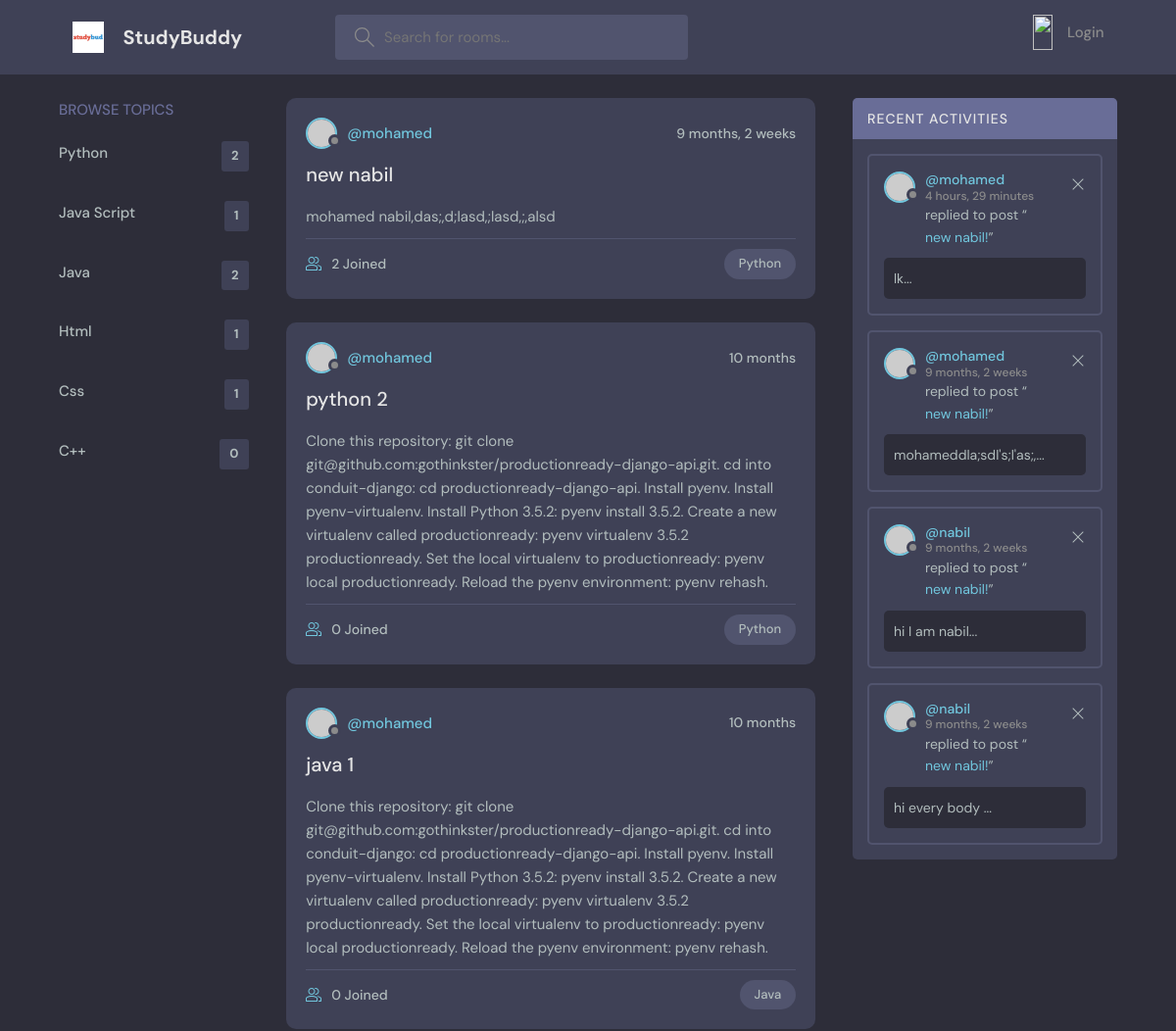
Before: /user-profile/1/ (upper part) with the older database file.
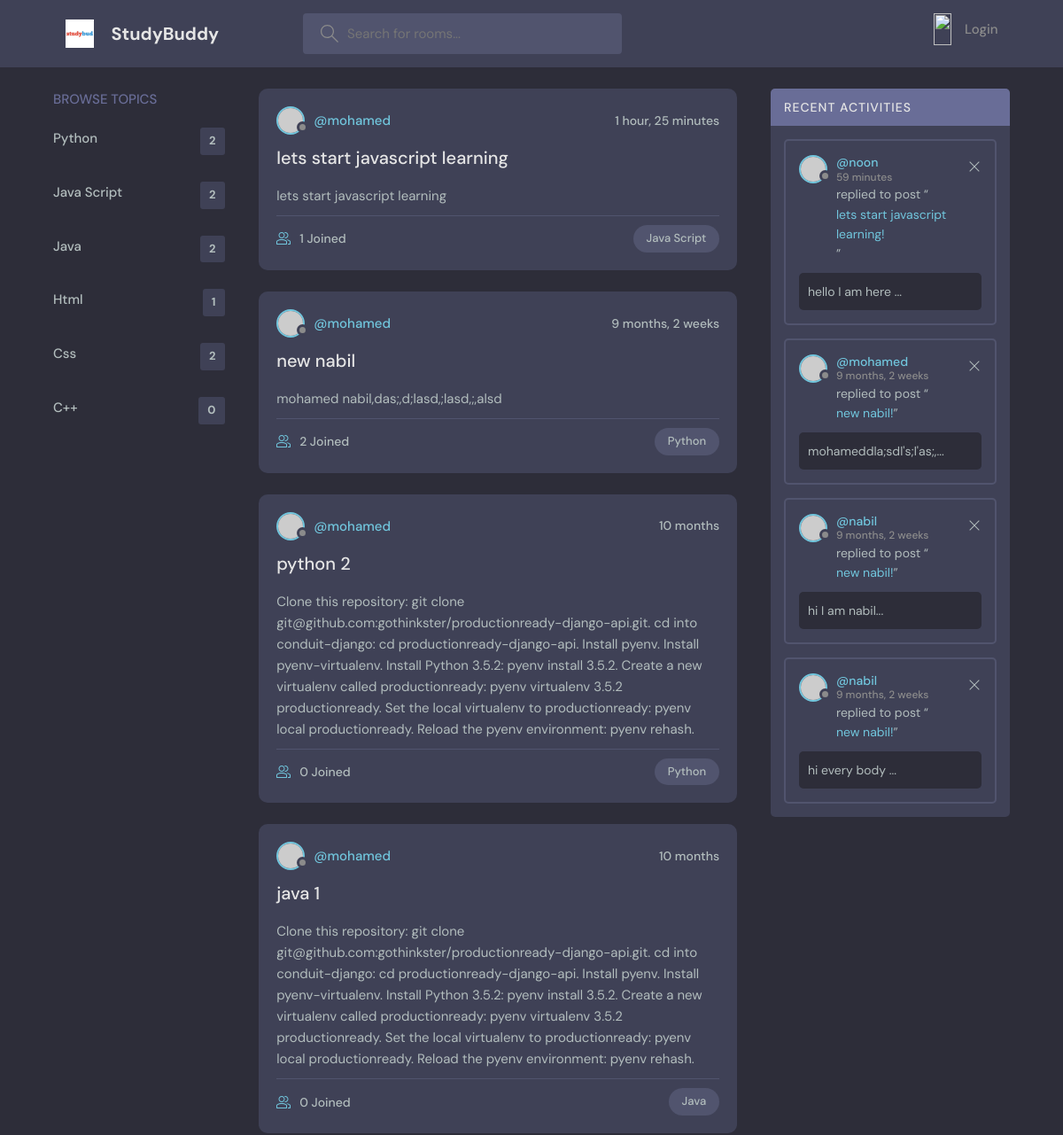
After: the same page with the newer database file.
### base/models.py (models this page shows)
class Topic(models.Model):
    name = models.CharField(max_length=100)
    def __str__(self):
        return self.name

class Room(models.Model):
    topic = models.ForeignKey(Topic, on_delete=models.SET_NULL, null=True)
    host = models.ForeignKey(User, on_delete=models.SET_NULL, null=True, )
    name = models.CharField(max_length=200)
    description = models.TextField()
    participants = models.ManyToManyField(User, related_name="participants", blank=True)
    updated = models.DateTimeField(auto_now_add=True)
    created = models.DateTimeField(auto_now=True)
    def __str__(self):
        return self.name
    class Meta:
        ordering = ["-created",]

class Message(models.Model):
    user = models.ForeignKey(User, on_delete=models.CASCADE)
    room = models.ForeignKey(Room, on_delete=models.CASCADE)
    body = models.TextField()
    updated = models.DateTimeField(auto_now_add=True)
    created = models.DateTimeField(auto_now=True)
    def __str__(self):
        return self.body[0:50]
    class Meta:
        ordering = ["-created", ]

### base/views.py (the view)
# urls.py: path('user-profile/<int:id>/',views.user_profile,name="user-profile" ),
def user_profile(request, id):
    user = User.objects.get(id=id)
    topics = Topic.objects.all()
    rooms = user.room_set.all()
    room_messages = Message.objects.all()
    context = {"user": user, "topics": topics, "rooms": rooms, 'room_messages': room_messages}
    return render(request, "base/user-profile.html", context)

### base/templates/base/user-profile.html
{% extends 'main.html' %} {% block content%}
<main class="layout layout--3">
  <div class="container">
    <div class="topics">
      <div class="topics__header">
        <h2>Browse Topics</h2>
      </div>
      {% include 'base/topics_component.html' %}
    </div>
    <div class="roomList">{% include 'base/feed_component.html'%}</div>
    <div class="activities">
      <div class="activities__header">
        <h2>Recent Activities</h2>
      </div>
      {% include 'base/activities_component.html'%}
    </div>
  </div>
</main>
{% endblock %}

### base/templates/base/topics_component.html
        <ul class="topics__list">
         {% for topic in topics %}
         <div>
             <li>
             <a href=" {% url 'home' %}?q={{topic.name}}"> {{topic.name}} <span>
                 {{topic.room_set.all.count}}
                  </span></a>
             </li>
         </div>
       {% endfor %}
        </ul>

### base/templates/base/feed_component.html (shortened to what this page needs)
 {% for room in rooms %}
 <div class="roomListRoom">
            <div class="roomListRoom__header">
              <a href=" {% url 'user-profile' room.host.id %} " class="roomListRoom__author">
                <div class="avatar avatar--small">
                  <img src="https://randomuser.me/api/portraits/women/11.jpg" />
                </div>
                <span>@{{room.host}}</span>
              </a>
              <div class="roomListRoom__actions">
                <span>{{room.created|timesince}}</span>
              </div>
            </div>
            <div class="roomListRoom__content">
              <a href="{%url 'room' room.id %}">{{room.name}}</a>
              <p>
               {{room.description}}
              </p>
            </div>
            <div class="roomListRoom__meta">
              <small href="room.html" class="roomListRoom__joined">
                {{ room.participants.count}} Joined
              </small>
              <p class="roomListRoom__topic">{{room.topic}}</p>
            </div>
          </div>
  {% endfor %}

### base/templates/base/activities_component.html (shortened to what this page needs)
   {% for message in room_messages%}
    <div class="activities__box">
            <div class="activities__boxHeader roomListRoom__header">
              <a href="profile.html" class="roomListRoom__author">
                <div class="avatar avatar--small">
                  <img src="https://randomuser.me/api/portraits/women/11.jpg" />
                </div>
                <p>
                  @{{message.user.username}}
                  <span> {{ message.created | timesince }}</span>
                </p>
              </a>
              <div class="roomListRoom__actions">
                <a href="#">
                  <svg version="1.1" xmlns="http://www.w3.org/2000/svg" width="32" height="32" viewBox="0 0 32 32">
                    <title>remove</title>
                    <path
                      d="M27.314 6.019l-1.333-1.333-9.98 9.981-9.981-9.981-1.333 1.333 9.981 9.981-9.981 9.98 1.333 1.333 9.981-9.98 9.98 9.98 1.333-1.333-9.98-9.98 9.98-9.981z"
                    ></path>
                  </svg>
                </a>
              </div>
            </div>
            <div class="activities__boxContent">
              <p>replied to post “<a href="{% url 'room' message.room.id %}">{{message.room}}!</a>”</p>
              <div class="activities__boxRoomContent">
                {{message}}...
              </div>
            </div>
          </div>
    {%endfor%}

Changed rows visible on the page:
removed Message: user.username "mohamed", created "4 hours, 29 minutes", room "new nabil", body "lk"
computed for Topic "Java Script": room_set.all.count "1" → "2"
computed for Topic "Css": room_set.all.count "1" → "2"
added Room: host "mohamed", created "1 hour, 25 minutes", name "lets start javascript learning", description "lets start javascript learning", participants.count "1", topic "Java Script"
added Message: user.username "noon", created "59 minutes", room "lets start javascript learning", body "hello I am here"
